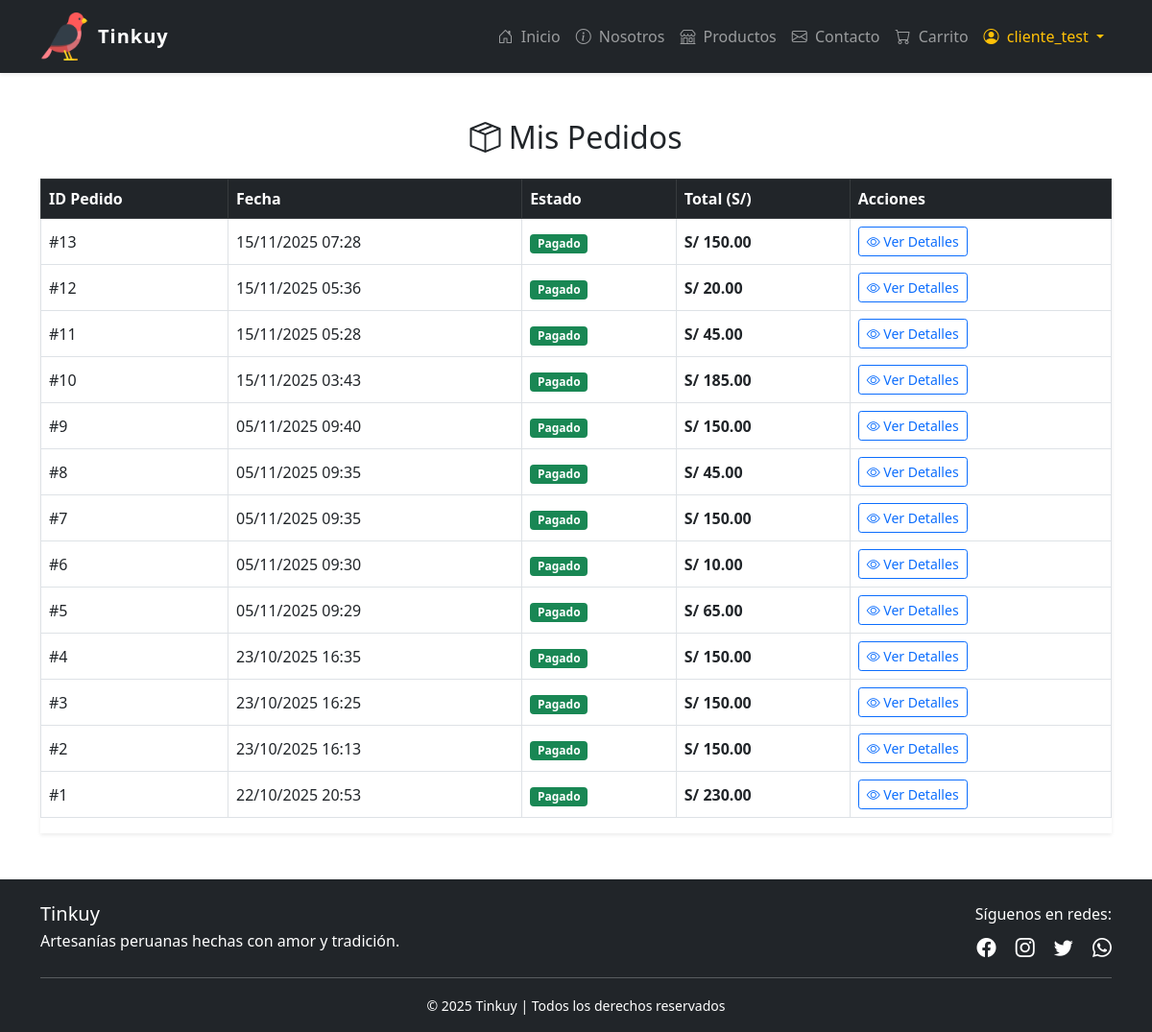
Page /public/index.php?page=pedidos (signed in) on the committed database.
### tables this page shows
CREATE TABLE `pedidos` (
  `id_pedido` int(11) NOT NULL,
  `id_usuario` int(11) NOT NULL,
  `id_direccion_envio` int(11) NOT NULL,
  `id_estado_pedido` int(11) NOT NULL,
  `fecha_pedido` datetime DEFAULT current_timestamp(),
  `total_pedido` decimal(10,2) NOT NULL
);

CREATE TABLE `estados_pedido` (
  `id_estado` int(11) NOT NULL,
  `nombre_estado` varchar(50) NOT NULL
);

### src/Controllers/OrderController.php (called while the page is built, shortened)
<?php
class OrderController
{
    private $conn;
    public function __construct($conn)
    {
        $this->conn = $conn;
    }
    public function getUserOrders($id_usuario)
    {
        try {
            $stmt = $this->conn->prepare("
                SELECT
                    p.id_pedido,
                    p.fecha_pedido,
                    p.total_pedido,
                    e.nombre_estado
                FROM pedidos AS p
                JOIN estados_pedido AS e ON p.id_estado_pedido = e.id_estado
                WHERE p.id_usuario = ?
                ORDER BY p.fecha_pedido DESC
            ");
            $stmt->bind_param("i", $id_usuario);
            $stmt->execute();
            return $stmt->get_result()->fetch_all(MYSQLI_ASSOC);
        } catch (mysqli_sql_exception $e) {
            throw new Exception("Error al obtener los pedidos: " . $e->getMessage());
        }
    }
}

### src/Views/pedido/pedidos.php (the view, shortened to what this page needs)
<?php
require_once BASE_PATH . '/src/Core/db.php';
require_once BASE_PATH . '/src/Controllers/OrderController.php';
$id_usuario = $_SESSION['usuario_id'];
$orderController = new OrderController($conn);
try {
    $pedidos = $orderController->getUserOrders($id_usuario);
} catch (Exception $e) {
    $mensaje_error = $e->getMessage();
}
?>
<!DOCTYPE html>
<html lang="es">
<head>
    <link href="https://cdn.jsdelivr.net/npm/bootstrap@5.0.2/dist/css/bootstrap.min.css" rel="stylesheet">
    <link href="https://cdn.jsdelivr.net/npm/bootstrap-icons@1.10.5/font/bootstrap-icons.css" rel="stylesheet">
</head>
<body>
    <?php include BASE_PATH . '/src/Views/components/navbar.php'; ?>
    <div class="container my-5">
        <h2 class="mb-4 text-center"><i class="bi bi-box-seam"></i> Mis Pedidos</h2>
        <?php if (empty($pedidos)): ?>
            <div class="alert alert-info text-center shadow-sm">
                Aún no has realizado ningún pedido.<br>
                <a href="?page=products" class="btn btn-primary mt-3"><i class="bi bi-shop"></i> Ir a comprar</a>
            </div>
        <?php else: ?>
            <div class="table-responsive shadow-sm">
                <table class="table table-bordered table-hover align-middle">
                    <thead class="table-dark">
                        <tr>
                            <th>ID Pedido</th>
                            <th>Fecha</th>
                            <th>Estado</th>
                            <th>Total (S/)</th>
                            <th>Acciones</th>
                        </tr>
                    </thead>
                    <tbody>
                        <?php foreach ($pedidos as $pedido): ?>
                            <tr>
                                <td>#<?= htmlspecialchars($pedido['id_pedido']) ?></td>
                                <td><?= date('d/m/Y H:i', strtotime($pedido['fecha_pedido'])) ?></td>
                                <td>
                                    <span class="badge
                                        <?php
                                            switch ($pedido['nombre_estado']) {
                                                case 'Pagado': echo 'bg-success'; break;
                                            }
                                        ?>">
                                        <?= htmlspecialchars($pedido['nombre_estado']) ?>
                                    </span>
                                </td>
                                <td><strong>S/ <?= number_format($pedido['total_pedido'], 2) ?></strong></td>
                                <td>
                                    <a href="?page=ver_pedido&id=<?= $pedido['id_pedido'] ?>"
                                       class="btn btn-sm btn-outline-primary">
                                        <i class="bi bi-eye"></i> Ver Detalles
                                    </a>
                                </td>
                            </tr>
                        <?php endforeach; ?>
                    </tbody>
                </table>
            </div>
        <?php endif; ?>
    </div>
     <?php
    include BASE_PATH . '/src/Views/components/footer.php';
    ?>
</body>
</html>

### src/Views/components/footer.php (style rules this page uses)
html, body { height: 100%; }
body { display: flex; flex-direction: column; min-height: 100vh; }

### rows in the picture
pedidos: id_pedido "13", fecha_pedido "15/11/2025 07:28", id_estado_pedido.nombre_estado "Pagado", total_pedido "150.00"
pedidos: id_pedido "12", fecha_pedido "15/11/2025 05:36", id_estado_pedido.nombre_estado "Pagado", total_pedido "20.00"
pedidos: id_pedido "11", fecha_pedido "15/11/2025 05:28", id_estado_pedido.nombre_estado "Pagado", total_pedido "45.00"
pedidos: id_pedido "10", fecha_pedido "15/11/2025 03:43", id_estado_pedido.nombre_estado "Pagado", total_pedido "185.00"
pedidos: id_pedido "9", fecha_pedido "05/11/2025 09:40", id_estado_pedido.nombre_estado "Pagado", total_pedido "150.00"
pedidos: id_pedido "8", fecha_pedido "05/11/2025 09:35", id_estado_pedido.nombre_estado "Pagado", total_pedido "45.00"
pedidos: id_pedido "7", fecha_pedido "05/11/2025 09:35", id_estado_pedido.nombre_estado "Pagado", total_pedido "150.00"
pedidos: id_pedido "6", fecha_pedido "05/11/2025 09:30", id_estado_pedido.nombre_estado "Pagado", total_pedido "10.00"
pedidos: id_pedido "5", fecha_pedido "05/11/2025 09:29", id_estado_pedido.nombre_estado "Pagado", total_pedido "65.00"
pedidos: id_pedido "4", fecha_pedido "23/10/2025 16:35", id_estado_pedido.nombre_estado "Pagado", total_pedido "150.00"
pedidos: id_pedido "3", fecha_pedido "23/10/2025 16:25", id_estado_pedido.nombre_estado "Pagado", total_pedido "150.00"
pedidos: id_pedido "2", fecha_pedido "23/10/2025 16:13", id_estado_pedido.nombre_estado "Pagado", total_pedido "150.00"
pedidos: id_pedido "1", fecha_pedido "22/10/2025 20:53", id_estado_pedido.nombre_estado "Pagado", total_pedido "230.00"

### other values in the picture
$display_name "cliente_test"
